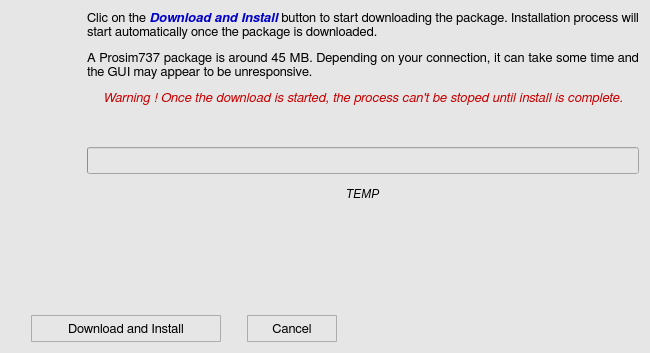
<?xml version="1.0" encoding="UTF-8"?>
<ui version="4.0">
 <class>downloadWindow</class>
 <widget class="QWidget" name="downloadWindow">
  <property name="geometry">
   <rect>
    <x>0</x>
    <y>0</y>
    <width>650</width>
    <height>353</height>
   </rect>
  </property>
  <property name="minimumSize">
   <size>
    <width>650</width>
    <height>270</height>
   </size>
  </property>
  <property name="maximumSize">
   <size>
    <width>650</width>
    <height>16777215</height>
   </size>
  </property>
  <property name="font">
   <font>
    <family>FreeSans</family>
    <pointsize>10</pointsize>
    <weight>50</weight>
    <bold>false</bold>
    <stylestrategy>PreferAntialias</stylestrategy>
    <kerning>true</kerning>
   </font>
  </property>
  <property name="windowTitle">
   <string>Update Download &amp; Install</string>
  </property>
  <property name="windowIcon">
   <iconset>
    <normaloff>icons/info_popup_icon.svg</normaloff>icons/info_popup_icon.svg</iconset>
  </property>
  <property name="styleSheet">
   <string notr="true">QWidget {
	background-color: rgb(230,230,230);
}</string>
  </property>
  <layout class="QGridLayout" name="gridLayout">
   <item row="0" column="0">
    <layout class="QVBoxLayout" name="verticalLayout_3">
     <item>
      <layout class="QHBoxLayout" name="horizontalLayout_3">
       <item>
        <layout class="QVBoxLayout" name="verticalLayout">
         <item>
          <widget class="QLabel" name="dw_label_2">
           <property name="minimumSize">
            <size>
             <width>50</width>
             <height>50</height>
            </size>
           </property>
           <property name="maximumSize">
            <size>
             <width>50</width>
             <height>50</height>
            </size>
           </property>
           <property name="text">
            <string/>
           </property>
           <property name="pixmap">
            <pixmap>icons/info_popup_icon.svg</pixmap>
           </property>
           <property name="scaledContents">
            <bool>true</bool>
           </property>
          </widget>
         </item>
         <item>
          <spacer name="verticalSpacer">
           <property name="orientation">
            <enum>Qt::Vertical</enum>
           </property>
           <property name="sizeHint" stdset="0">
            <size>
             <width>20</width>
             <height>40</height>
            </size>
           </property>
          </spacer>
         </item>
        </layout>
       </item>
       <item>
        <spacer name="horizontalSpacer">
         <property name="orientation">
          <enum>Qt::Horizontal</enum>
         </property>
         <property name="sizeType">
          <enum>QSizePolicy::Fixed</enum>
         </property>
         <property name="sizeHint" stdset="0">
          <size>
           <width>20</width>
           <height>20</height>
          </size>
         </property>
        </spacer>
       </item>
       <item>
        <layout class="QVBoxLayout" name="verticalLayout_2">
         <item>
          <widget class="QLabel" name="dw_label_1">
           <property name="minimumSize">
            <size>
             <width>0</width>
             <height>120</height>
            </size>
           </property>
           <property name="maximumSize">
            <size>
             <width>16777215</width>
             <height>16777215</height>
            </size>
           </property>
           <property name="font">
            <font>
             <family>FreeSans</family>
             <pointsize>10</pointsize>
             <weight>50</weight>
             <bold>false</bold>
             <stylestrategy>PreferAntialias</stylestrategy>
             <kerning>true</kerning>
            </font>
           </property>
           <property name="frameShape">
            <enum>QFrame::NoFrame</enum>
           </property>
           <property name="frameShadow">
            <enum>QFrame::Plain</enum>
           </property>
           <property name="lineWidth">
            <number>0</number>
           </property>
           <property name="midLineWidth">
            <number>0</number>
           </property>
           <property name="text">
            <string>&lt;html&gt;&lt;head/&gt;&lt;body&gt;&lt;p&gt;Clic on the &lt;span style=&quot; font-weight:600; font-style:italic; color:#0000c8;&quot;&gt;Download and Install&lt;/span&gt; button to start downloading the package. Installation process will start automatically once the package is downloaded.&lt;/p&gt;&lt;p&gt;A Prosim737 package is around 45 MB. Depending on your connection, it can take some time and the GUI may appear to be unresponsive.&lt;/p&gt;&lt;p align=&quot;center&quot;&gt;&lt;span style=&quot; font-style:italic; color:#c80000;&quot;&gt;Warning ! Once the download is started, the process can't be stoped until install is complete.&lt;/span&gt;&lt;/p&gt;&lt;/body&gt;&lt;/html&gt;</string>
           </property>
           <property name="textFormat">
            <enum>Qt::AutoText</enum>
           </property>
           <property name="alignment">
            <set>Qt::AlignJustify|Qt::AlignTop</set>
           </property>
           <property name="wordWrap">
            <bool>true</bool>
           </property>
          </widget>
         </item>
         <item>
          <spacer name="verticalSpacer_3">
           <property name="orientation">
            <enum>Qt::Vertical</enum>
           </property>
           <property name="sizeType">
            <enum>QSizePolicy::Fixed</enum>
           </property>
           <property name="sizeHint" stdset="0">
            <size>
             <width>20</width>
             <height>10</height>
            </size>
           </property>
          </spacer>
         </item>
         <item>
          <widget class="QProgressBar" name="progressBar">
           <property name="minimumSize">
            <size>
             <width>0</width>
             <height>27</height>
            </size>
           </property>
           <property name="maximumSize">
            <size>
             <width>16777215</width>
             <height>27</height>
            </size>
           </property>
           <property name="font">
            <font>
             <family>FreeSans</family>
             <pointsize>10</pointsize>
             <weight>50</weight>
             <bold>false</bold>
             <kerning>true</kerning>
            </font>
           </property>
           <property name="value">
            <number>0</number>
           </property>
           <property name="textVisible">
            <bool>false</bool>
           </property>
          </widget>
         </item>
         <item>
          <layout class="QHBoxLayout" name="horizontalLayout_2">
           <item>
            <spacer name="horizontalSpacer_2">
             <property name="orientation">
              <enum>Qt::Horizontal</enum>
             </property>
             <property name="sizeHint" stdset="0">
              <size>
               <width>40</width>
               <height>20</height>
              </size>
             </property>
            </spacer>
           </item>
           <item>
            <widget class="QLabel" name="label">
             <property name="minimumSize">
              <size>
               <width>0</width>
               <height>27</height>
              </size>
             </property>
             <property name="maximumSize">
              <size>
               <width>16777215</width>
               <height>27</height>
              </size>
             </property>
             <property name="font">
              <font>
               <italic>true</italic>
              </font>
             </property>
             <property name="text">
              <string>TEMP</string>
             </property>
            </widget>
           </item>
           <item>
            <spacer name="horizontalSpacer_6">
             <property name="orientation">
              <enum>Qt::Horizontal</enum>
             </property>
             <property name="sizeHint" stdset="0">
              <size>
               <width>40</width>
               <height>20</height>
              </size>
             </property>
            </spacer>
           </item>
          </layout>
         </item>
        </layout>
       </item>
      </layout>
     </item>
     <item>
      <spacer name="verticalSpacer_2">
       <property name="orientation">
        <enum>Qt::Vertical</enum>
       </property>
       <property name="sizeHint" stdset="0">
        <size>
         <width>28</width>
         <height>13</height>
        </size>
       </property>
      </spacer>
     </item>
     <item>
      <layout class="QHBoxLayout" name="horizontalLayout">
       <item>
        <spacer name="horizontalSpacer_3">
         <property name="orientation">
          <enum>Qt::Horizontal</enum>
         </property>
         <property name="sizeType">
          <enum>QSizePolicy::Fixed</enum>
         </property>
         <property name="sizeHint" stdset="0">
          <size>
           <width>20</width>
           <height>20</height>
          </size>
         </property>
        </spacer>
       </item>
       <item>
        <widget class="QToolButton" name="dw_downloadButton">
         <property name="minimumSize">
          <size>
           <width>190</width>
           <height>27</height>
          </size>
         </property>
         <property name="maximumSize">
          <size>
           <width>190</width>
           <height>27</height>
          </size>
         </property>
         <property name="font">
          <font>
           <family>FreeSans</family>
           <pointsize>10</pointsize>
           <weight>50</weight>
           <bold>false</bold>
           <stylestrategy>PreferDefault</stylestrategy>
           <kerning>true</kerning>
          </font>
         </property>
         <property name="styleSheet">
          <string notr="true">QToolButton {
	border: 1px solid #acacac;
	border-radius: 1px;
	background-color: qlineargradient(x1:0, y1:0, x2:0, y2:1,
									stop:0 #f0f0f0, stop:1 #e5e5e5);
}

QToolButton:hover {
	border: 1px solid #7eb4ea;
	border-radius: 1px;
	background-color: qlineargradient(x1:0, y1:0, x2:0, y2:1,
									stop:0 #ecf4fc, stop:1 #dcecfc);
}

QToolButton:pressed {
	border: 1px solid #579de5;
	border-radius: 1px;
	background-color: qlineargradient(x1:0, y1:0, x2:0, y2:1,
									stop:0 #daecfc, stop:1 #c4e0fc);
}</string>
         </property>
         <property name="text">
          <string>Download and Install</string>
         </property>
        </widget>
       </item>
       <item>
        <spacer name="horizontalSpacer_5">
         <property name="orientation">
          <enum>Qt::Horizontal</enum>
         </property>
         <property name="sizeType">
          <enum>QSizePolicy::Fixed</enum>
         </property>
         <property name="sizeHint" stdset="0">
          <size>
           <width>20</width>
           <height>20</height>
          </size>
         </property>
        </spacer>
       </item>
       <item>
        <widget class="QToolButton" name="dw_cancelButton">
         <property name="minimumSize">
          <size>
           <width>90</width>
           <height>27</height>
          </size>
         </property>
         <property name="maximumSize">
          <size>
           <width>90</width>
           <height>27</height>
          </size>
         </property>
         <property name="font">
          <font>
           <family>FreeSans</family>
           <pointsize>10</pointsize>
           <weight>50</weight>
           <bold>false</bold>
           <stylestrategy>PreferDefault</stylestrategy>
           <kerning>true</kerning>
          </font>
         </property>
         <property name="styleSheet">
          <string notr="true">QToolButton {
	border: 1px solid #acacac;
	border-radius: 1px;
	background-color: qlineargradient(x1:0, y1:0, x2:0, y2:1,
									stop:0 #f0f0f0, stop:1 #e5e5e5);
}

QToolButton:hover {
	border: 1px solid #7eb4ea;
	border-radius: 1px;
	background-color: qlineargradient(x1:0, y1:0, x2:0, y2:1,
									stop:0 #ecf4fc, stop:1 #dcecfc);
}

QToolButton:pressed {
	border: 1px solid #579de5;
	border-radius: 1px;
	background-color: qlineargradient(x1:0, y1:0, x2:0, y2:1,
									stop:0 #daecfc, stop:1 #c4e0fc);
}</string>
         </property>
         <property name="text">
          <string>Cancel</string>
         </property>
        </widget>
       </item>
       <item>
        <spacer name="horizontalSpacer_4">
         <property name="orientation">
          <enum>Qt::Horizontal</enum>
         </property>
         <property name="sizeHint" stdset="0">
          <size>
           <width>40</width>
           <height>20</height>
          </size>
         </property>
        </spacer>
       </item>
      </layout>
     </item>
    </layout>
   </item>
  </layout>
 </widget>
 <resources/>
 <connections/>
</ui>
